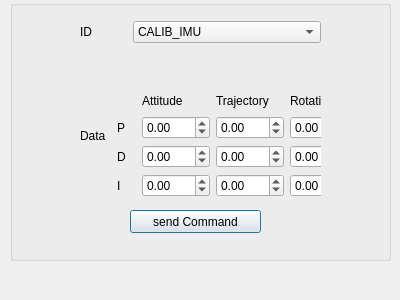
<?xml version="1.0" encoding="UTF-8"?>
<ui version="4.0">
 <class>TCWindow</class>
 <widget class="QDialog" name="TCWindow">
  <property name="geometry">
   <rect>
    <x>0</x>
    <y>0</y>
    <width>400</width>
    <height>300</height>
   </rect>
  </property>
  <property name="windowTitle">
   <string>Telecommand Interface</string>
  </property>
  <property name="windowIcon">
   <iconset resource="arvid_res.qrc">
    <normaloff>:/Project Images/Img/Telecommang.png</normaloff>:/Project Images/Img/Telecommang.png</iconset>
  </property>
  <widget class="QGroupBox" name="groupBox">
   <property name="geometry">
    <rect>
     <x>10</x>
     <y>0</y>
     <width>381</width>
     <height>261</height>
    </rect>
   </property>
   <property name="title">
    <string/>
   </property>
   <widget class="QWidget" name="layoutWidget">
    <property name="geometry">
     <rect>
      <x>70</x>
      <y>70</y>
      <width>241</width>
      <height>131</height>
     </rect>
    </property>
    <layout class="QHBoxLayout" name="horizontalLayout">
     <item>
      <widget class="QLabel" name="label_12">
       <property name="text">
        <string>Data</string>
       </property>
      </widget>
     </item>
     <item>
      <widget class="QStackedWidget" name="stackedTCData">
       <property name="currentIndex">
        <number>7</number>
       </property>
       <widget class="QWidget" name="pageCalIMU">
        <widget class="QComboBox" name="comboIMUcal">
         <property name="geometry">
          <rect>
           <x>10</x>
           <y>0</y>
           <width>69</width>
           <height>22</height>
          </rect>
         </property>
         <item>
          <property name="text">
           <string>GYRO</string>
          </property>
         </item>
         <item>
          <property name="text">
           <string>ACC</string>
          </property>
         </item>
         <item>
          <property name="text">
           <string>MAG</string>
          </property>
         </item>
        </widget>
       </widget>
       <widget class="QWidget" name="pageSendPos">
        <widget class="QDoubleSpinBox" name="posX">
         <property name="geometry">
          <rect>
           <x>30</x>
           <y>0</y>
           <width>62</width>
           <height>22</height>
          </rect>
         </property>
         <property name="minimum">
          <double>-99.000000000000000</double>
         </property>
        </widget>
        <widget class="QDoubleSpinBox" name="posY">
         <property name="geometry">
          <rect>
           <x>30</x>
           <y>30</y>
           <width>62</width>
           <height>22</height>
          </rect>
         </property>
         <property name="minimum">
          <double>-99.000000000000000</double>
         </property>
         <property name="value">
          <double>0.000000000000000</double>
         </property>
        </widget>
        <widget class="QDoubleSpinBox" name="posZ">
         <property name="geometry">
          <rect>
           <x>30</x>
           <y>60</y>
           <width>62</width>
           <height>22</height>
          </rect>
         </property>
         <property name="minimum">
          <double>-99.000000000000000</double>
         </property>
        </widget>
        <widget class="QLabel" name="label_10">
         <property name="geometry">
          <rect>
           <x>10</x>
           <y>0</y>
           <width>16</width>
           <height>16</height>
          </rect>
         </property>
         <property name="text">
          <string>x</string>
         </property>
        </widget>
        <widget class="QLabel" name="label_11">
         <property name="geometry">
          <rect>
           <x>10</x>
           <y>30</y>
           <width>16</width>
           <height>16</height>
          </rect>
         </property>
         <property name="text">
          <string>y</string>
         </property>
        </widget>
        <widget class="QLabel" name="label_14">
         <property name="geometry">
          <rect>
           <x>10</x>
           <y>60</y>
           <width>16</width>
           <height>16</height>
          </rect>
         </property>
         <property name="text">
          <string>z</string>
         </property>
        </widget>
        <widget class="QDoubleSpinBox" name="posPitch">
         <property name="geometry">
          <rect>
           <x>130</x>
           <y>30</y>
           <width>62</width>
           <height>22</height>
          </rect>
         </property>
         <property name="minimum">
          <double>-180.000000000000000</double>
         </property>
         <property name="maximum">
          <double>180.000000000000000</double>
         </property>
        </widget>
        <widget class="QDoubleSpinBox" name="posRoll">
         <property name="geometry">
          <rect>
           <x>130</x>
           <y>0</y>
           <width>62</width>
           <height>22</height>
          </rect>
         </property>
         <property name="minimum">
          <double>-180.000000000000000</double>
         </property>
         <property name="maximum">
          <double>180.000000000000000</double>
         </property>
        </widget>
        <widget class="QLabel" name="label_16">
         <property name="geometry">
          <rect>
           <x>100</x>
           <y>60</y>
           <width>31</width>
           <height>16</height>
          </rect>
         </property>
         <property name="text">
          <string>yaw</string>
         </property>
        </widget>
        <widget class="QLabel" name="label_17">
         <property name="geometry">
          <rect>
           <x>100</x>
           <y>30</y>
           <width>31</width>
           <height>16</height>
          </rect>
         </property>
         <property name="text">
          <string>pitch</string>
         </property>
        </widget>
        <widget class="QLabel" name="label_15">
         <property name="geometry">
          <rect>
           <x>100</x>
           <y>0</y>
           <width>31</width>
           <height>16</height>
          </rect>
         </property>
         <property name="text">
          <string>roll</string>
         </property>
        </widget>
        <widget class="QDoubleSpinBox" name="posYaw">
         <property name="geometry">
          <rect>
           <x>130</x>
           <y>60</y>
           <width>62</width>
           <height>22</height>
          </rect>
         </property>
         <property name="minimum">
          <double>-180.000000000000000</double>
         </property>
         <property name="maximum">
          <double>180.000000000000000</double>
         </property>
        </widget>
       </widget>
       <widget class="QWidget" name="page">
        <widget class="QWidget" name="layoutWidget">
         <property name="geometry">
          <rect>
           <x>20</x>
           <y>10</y>
           <width>131</width>
           <height>61</height>
          </rect>
         </property>
         <layout class="QVBoxLayout" name="verticalLayout">
          <item>
           <widget class="QLabel" name="label">
            <property name="text">
             <string>Speed (RPM)</string>
            </property>
           </widget>
          </item>
          <item>
           <widget class="QDoubleSpinBox" name="RWSpeed">
            <property name="decimals">
             <number>0</number>
            </property>
            <property name="minimum">
             <double>-10000.000000000000000</double>
            </property>
            <property name="maximum">
             <double>10000.000000000000000</double>
            </property>
           </widget>
          </item>
         </layout>
        </widget>
       </widget>
       <widget class="QWidget" name="page_2">
        <widget class="QWidget" name="layoutWidget">
         <property name="geometry">
          <rect>
           <x>40</x>
           <y>30</y>
           <width>89</width>
           <height>76</height>
          </rect>
         </property>
         <layout class="QVBoxLayout" name="verticalLayout_2">
          <item>
           <widget class="QCheckBox" name="T1">
            <property name="text">
             <string>Thruster 1</string>
            </property>
           </widget>
          </item>
          <item>
           <widget class="QCheckBox" name="T2">
            <property name="text">
             <string>Thruster 2</string>
            </property>
           </widget>
          </item>
          <item>
           <widget class="QCheckBox" name="T3">
            <property name="text">
             <string>Thruster 3</string>
            </property>
           </widget>
          </item>
         </layout>
        </widget>
       </widget>
       <widget class="QWidget" name="page_3">
        <widget class="QCheckBox" name="activateControllerBox">
         <property name="geometry">
          <rect>
           <x>60</x>
           <y>50</y>
           <width>70</width>
           <height>17</height>
          </rect>
         </property>
         <property name="text">
          <string>Activate</string>
         </property>
        </widget>
       </widget>
       <widget class="QWidget" name="page_4">
        <widget class="QComboBox" name="comboPCmode">
         <property name="geometry">
          <rect>
           <x>20</x>
           <y>10</y>
           <width>141</width>
           <height>22</height>
          </rect>
         </property>
         <item>
          <property name="text">
           <string>STANDBY</string>
          </property>
         </item>
         <item>
          <property name="text">
           <string>HOLD_POSE</string>
          </property>
         </item>
         <item>
          <property name="text">
           <string>FOLLOW_TRAJECTORY</string>
          </property>
         </item>
         <item>
          <property name="text">
           <string>CHANGE_ATTITUDE</string>
          </property>
         </item>
         <item>
          <property name="text">
           <string>ROTATE</string>
          </property>
         </item>
        </widget>
       </widget>
       <widget class="QWidget" name="page_5">
        <widget class="QComboBox" name="comboRPIcom">
         <property name="geometry">
          <rect>
           <x>10</x>
           <y>10</y>
           <width>141</width>
           <height>22</height>
          </rect>
         </property>
         <item>
          <property name="text">
           <string>ST</string>
          </property>
         </item>
         <item>
          <property name="text">
           <string>OT</string>
          </property>
         </item>
         <item>
          <property name="text">
           <string>RD</string>
          </property>
         </item>
        </widget>
        <widget class="QCheckBox" name="rpiEnableBox">
         <property name="geometry">
          <rect>
           <x>50</x>
           <y>60</y>
           <width>70</width>
           <height>17</height>
          </rect>
         </property>
         <property name="text">
          <string>enable</string>
         </property>
        </widget>
       </widget>
       <widget class="QWidget" name="page_6">
        <widget class="QWidget" name="layoutWidget">
         <property name="geometry">
          <rect>
           <x>5</x>
           <y>22</y>
           <width>241</width>
           <height>105</height>
          </rect>
         </property>
         <layout class="QGridLayout" name="gridLayout">
          <item row="0" column="1">
           <widget class="QLabel" name="label_2">
            <property name="text">
             <string>Attitude</string>
            </property>
           </widget>
          </item>
          <item row="0" column="2">
           <widget class="QLabel" name="label_3">
            <property name="text">
             <string>Trajectory</string>
            </property>
           </widget>
          </item>
          <item row="0" column="3">
           <widget class="QLabel" name="label_8">
            <property name="text">
             <string>Rotation</string>
            </property>
           </widget>
          </item>
          <item row="1" column="0">
           <widget class="QLabel" name="label_4">
            <property name="text">
             <string>P</string>
            </property>
           </widget>
          </item>
          <item row="1" column="1">
           <widget class="QDoubleSpinBox" name="attP">
            <property name="minimum">
             <double>-100.000000000000000</double>
            </property>
            <property name="maximum">
             <double>100.000000000000000</double>
            </property>
           </widget>
          </item>
          <item row="1" column="2">
           <widget class="QDoubleSpinBox" name="trajP">
            <property name="minimum">
             <double>-100.000000000000000</double>
            </property>
            <property name="maximum">
             <double>100.000000000000000</double>
            </property>
           </widget>
          </item>
          <item row="1" column="3">
           <widget class="QDoubleSpinBox" name="rotP">
            <property name="minimum">
             <double>-100.000000000000000</double>
            </property>
            <property name="maximum">
             <double>100.000000000000000</double>
            </property>
           </widget>
          </item>
          <item row="2" column="0">
           <widget class="QLabel" name="label_5">
            <property name="text">
             <string>D</string>
            </property>
           </widget>
          </item>
          <item row="2" column="1">
           <widget class="QDoubleSpinBox" name="attD">
            <property name="minimum">
             <double>-100.000000000000000</double>
            </property>
            <property name="maximum">
             <double>100.000000000000000</double>
            </property>
           </widget>
          </item>
          <item row="2" column="2">
           <widget class="QDoubleSpinBox" name="trajD">
            <property name="minimum">
             <double>-100.000000000000000</double>
            </property>
            <property name="maximum">
             <double>100.000000000000000</double>
            </property>
           </widget>
          </item>
          <item row="2" column="3">
           <widget class="QDoubleSpinBox" name="rotD">
            <property name="minimum">
             <double>-100.000000000000000</double>
            </property>
            <property name="maximum">
             <double>100.000000000000000</double>
            </property>
           </widget>
          </item>
          <item row="3" column="0">
           <widget class="QLabel" name="label_6">
            <property name="text">
             <string>I</string>
            </property>
           </widget>
          </item>
          <item row="3" column="1">
           <widget class="QDoubleSpinBox" name="attI">
            <property name="minimum">
             <double>-100.000000000000000</double>
            </property>
            <property name="maximum">
             <double>100.000000000000000</double>
            </property>
           </widget>
          </item>
          <item row="3" column="2">
           <widget class="QDoubleSpinBox" name="trajI">
            <property name="minimum">
             <double>-100.000000000000000</double>
            </property>
            <property name="maximum">
             <double>100.000000000000000</double>
            </property>
           </widget>
          </item>
          <item row="3" column="3">
           <widget class="QDoubleSpinBox" name="rotI">
            <property name="minimum">
             <double>-100.000000000000000</double>
            </property>
            <property name="maximum">
             <double>100.000000000000000</double>
            </property>
           </widget>
          </item>
         </layout>
        </widget>
       </widget>
       <widget class="QWidget" name="page_7">
        <widget class="QWidget" name="layoutWidget_2">
         <property name="geometry">
          <rect>
           <x>20</x>
           <y>20</y>
           <width>131</width>
           <height>61</height>
          </rect>
         </property>
         <layout class="QVBoxLayout" name="verticalLayout_3">
          <item>
           <widget class="QLabel" name="label_7">
            <property name="text">
             <string>Speed (Rotation)</string>
            </property>
           </widget>
          </item>
          <item>
           <widget class="QDoubleSpinBox" name="rotationSpeed">
            <property name="decimals">
             <number>0</number>
            </property>
            <property name="minimum">
             <double>-10000.000000000000000</double>
            </property>
            <property name="maximum">
             <double>10000.000000000000000</double>
            </property>
           </widget>
          </item>
         </layout>
        </widget>
       </widget>
      </widget>
     </item>
    </layout>
   </widget>
   <widget class="QPushButton" name="pb">
    <property name="geometry">
     <rect>
      <x>120</x>
      <y>210</y>
      <width>131</width>
      <height>23</height>
     </rect>
    </property>
    <property name="text">
     <string>send Command</string>
    </property>
   </widget>
   <widget class="QWidget" name="layoutWidget">
    <property name="geometry">
     <rect>
      <x>70</x>
      <y>20</y>
      <width>241</width>
      <height>24</height>
     </rect>
    </property>
    <layout class="QHBoxLayout" name="horizontalLayout_2">
     <item>
      <widget class="QLabel" name="label_9">
       <property name="text">
        <string>ID</string>
       </property>
      </widget>
     </item>
     <item>
      <widget class="QComboBox" name="comboTC">
       <item>
        <property name="text">
         <string>CALIB_IMU</string>
        </property>
       </item>
       <item>
        <property name="text">
         <string>SEND_POSE</string>
        </property>
       </item>
       <item>
        <property name="text">
         <string>SEND_RW_SPEED</string>
        </property>
       </item>
       <item>
        <property name="text">
         <string>THRUSTER_CONTROL</string>
        </property>
       </item>
       <item>
        <property name="text">
         <string>ACTIVATE_CONTROLLER</string>
        </property>
       </item>
       <item>
        <property name="text">
         <string>CHANGE_PC_MODE</string>
        </property>
       </item>
       <item>
        <property name="text">
         <string>RPI_COMMAND</string>
        </property>
       </item>
       <item>
        <property name="text">
         <string>SEND_CONTROL_PARAMS</string>
        </property>
       </item>
       <item>
        <property name="text">
         <string>SEND_ROTATION_SPEED</string>
        </property>
       </item>
      </widget>
     </item>
    </layout>
   </widget>
  </widget>
 </widget>
 <resources>
  <include location="arvid_res.qrc"/>
 </resources>
 <connections/>
</ui>
